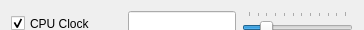
       <widget class="QWidget" name="widget_cpuclock" native="true">
        <property name="sizePolicy">
         <sizepolicy hsizetype="Expanding" vsizetype="Fixed">
          <horstretch>0</horstretch>
          <verstretch>0</verstretch>
         </sizepolicy>
        </property>
        <property name="minimumSize">
         <size>
          <width>0</width>
          <height>30</height>
         </size>
        </property>
        <property name="maximumSize">
         <size>
          <width>16777215</width>
          <height>30</height>
         </size>
        </property>
        <layout class="QHBoxLayout" name="horizontalLayout_12">
         <item>
          <widget class="QCheckBox" name="checkBox_cpuclock">
           <property name="sizePolicy">
            <sizepolicy hsizetype="Fixed" vsizetype="Fixed">
             <horstretch>0</horstretch>
             <verstretch>0</verstretch>
            </sizepolicy>
           </property>
           <property name="minimumSize">
            <size>
             <width>111</width>
             <height>25</height>
            </size>
           </property>
           <property name="maximumSize">
            <size>
             <width>111</width>
             <height>25</height>
            </size>
           </property>
           <property name="text">
            <string notr="true">CPU Clock</string>
           </property>
           <property name="checked">
            <bool>true</bool>
           </property>
          </widget>
         </item>
         <item>
          <widget class="QLineEdit" name="lineEdit_cpuclock">
           <property name="minimumSize">
            <size>
             <width>0</width>
             <height>25</height>
            </size>
           </property>
           <property name="maximumSize">
            <size>
             <width>16777215</width>
             <height>25</height>
            </size>
           </property>
           <property name="toolTip">
            <string notr="true">$cpucl - average CPU clock, MHz
$ccpucl - CPU clock for each core, MHz</string>
           </property>
           <property name="alignment">
            <set>Qt::AlignRight|Qt::AlignTrailing|Qt::AlignVCenter</set>
           </property>
          </widget>
         </item>
         <item>
          <widget class="QSlider" name="slider_cpuclock">
           <property name="sizePolicy">
            <sizepolicy hsizetype="Fixed" vsizetype="Fixed">
             <horstretch>0</horstretch>
             <verstretch>0</verstretch>
            </sizepolicy>
           </property>
           <property name="minimumSize">
            <size>
             <width>111</width>
             <height>25</height>
            </size>
           </property>
           <property name="maximumSize">
            <size>
             <width>111</width>
             <height>25</height>
            </size>
           </property>
           <property name="minimum">
            <number>1</number>
           </property>
           <property name="maximum">
            <number>12</number>
           </property>
           <property name="singleStep">
            <number>1</number>
           </property>
           <property name="pageStep">
            <number>1</number>
           </property>
           <property name="value">
            <number>3</number>
           </property>
           <property name="orientation">
            <enum>Qt::Horizontal</enum>
           </property>
           <property name="tickPosition">
            <enum>QSlider::TicksAbove</enum>
           </property>
          </widget>
         </item>
        </layout>
       </widget>
